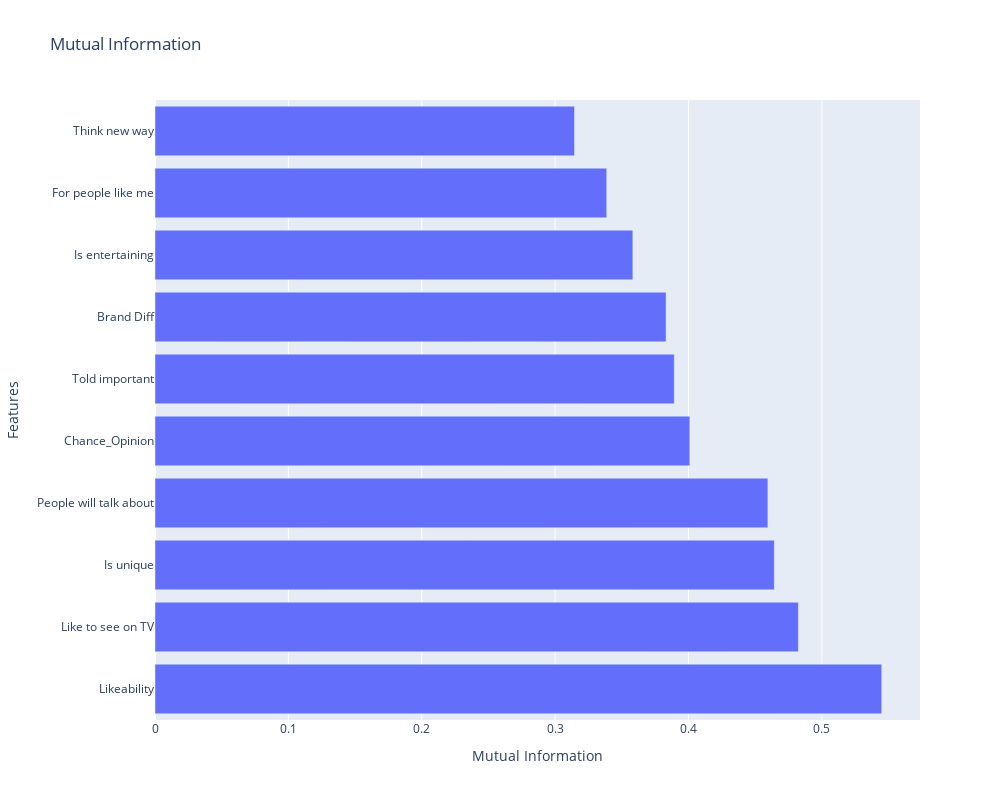

Here is the notebook cell this chart was saved with:
### Markdown cell above
Mutual information (MI) between two random variables is a non-negative value, which measures the dependency between the variables. It is equal to zero if and only if two random variables are independent, and higher values mean higher dependency.

The difference between correlation and mutual information is that correlation measures linear relationship between two continuous variables. Mutual information measures the information that X and Y share: it measures how much knowing one of these variables reduces uncertainty about the other.

But in a semantic way, correlation is a measure of how much two variables change together, while mutual information is a measure of how much knowing one variable tells you about the other.

### Code cell
plot_mutual_information(df_top2)

### Figure 1 — Plotly figure (JSON) as saved in the notebook; plotly's stock layout.template omitted (floating-point values rounded to 4 significant figures)
{"data": [{"alignmentgroup": "True", "hovertemplate": "Mutual Information=%{x}<br>Features=%{y}<extra></extra>", "legendgroup": "", "marker": {"color": "#636efa", "pattern": {"shape": ""}}, "name": "", "offsetgroup": "", "orientation": "h", "showlegend": false, "textposition": "auto", "type": "bar", "x": [0.5449, 0.4824, 0.4644, 0.4596, 0.401, 0.3894, 0.3832, 0.3583, 0.3387, 0.3146], "xaxis": "x", "y": ["Likeability", "Like to see on TV", "Is unique", "People will talk about", "Chance_Opinion", "Told important", "Brand Diff", "Is entertaining", "For people like me", "Think new way"], "yaxis": "y"}], "layout": {"barmode": "relative", "height": 800, "legend": {"tracegroupgap": 0}, "title": {"text": "Mutual Information"}, "width": 1000, "xaxis": {"anchor": "y", "domain": [0, 1], "title": {"text": "Mutual Information"}}, "yaxis": {"anchor": "x", "domain": [0, 1], "title": {"text": "Features"}}}}
